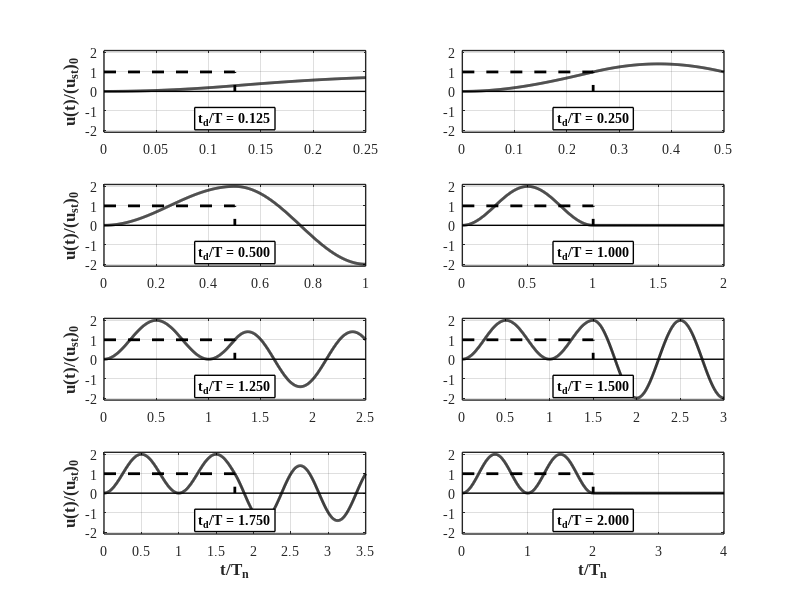

MATLAB code for this plot:
%% Figure 4-2: Response of an undamped SDOF under rectangular dynamic load

clear; close all; clc
%%
ii = 0;
for r = [1/8, 1/4, 1/2, 1, 1.25, 1.5, 1.75, 2]
    ii = ii+1;
T  = 1.0;
w  = 2*pi/T;
td = T*r;
p0 = 1;
k  = 1;
%
n  = 1000;
t  = linspace(0,2*td,n);
%%
    for i=1:n
        if t(i) <= td
            v(i)=(p0/k)*(1-cos(w*t(i)));
        else
            arg1=(1-cos(w*td))*cos(w*(t(i)-td));
            arg2=sin(w*td)*sin(w*(t(i)-td));
            v(i) = (p0/k)*(arg1+arg2);
        end
    end


figure(1)
set(figure(1), 'Position', [100   100   800   600])
subplot(4,2,ii); grid on; hold on; box on
    plot(t,v,'LineWidth',2,'Color',[0 0 0]);
    line([0 r r],[1 1 0],'LineWidth',2,'linestyle','--','Color',[0 0 0]);
    line([0 2*td],[0 0],'LineWidth',1,'linestyle','-','Color',[0 0 0]);

    ylim([-2.1 2.1])
    X=xlim; Y=ylim;
    text(X(2)/2,1*Y(1)/1.5,['t_d/T = ',num2str(r,'%1.3f')],...
        'HorizontalAlignment','center','fontsize',10,...
        'fontname','Times New Roman','FontWeight','Bold',...
        'EdgeColor','k','BackgroundColor','w','LineWidth',1)

    set(gca, 'LineWidth',1, 'FontWeight','normal', 'FontName','Times New Roman', 'FontSize',10)               
%     xlabel('Time (s)', 'fontsize',12, 'fontname','Times New Roman','FontWeight','Bold')
%     ylabel('Displacement or Amplification', 'fontsize',12, 'fontname','Times New Roman','FontWeight','Bold')

end
%%
for subp = 7:8
    subplot(4,2,subp)
    xlabel('t/T_n', 'fontsize',12, 'fontname','Times New Roman','FontWeight','Bold')
end


for subp = 1:2:8
        subplot(4,2,subp)

    ylabel('u(t)/(u_{st})_0', 'fontsize',12, 'fontname','Times New Roman','FontWeight','Bold')
end





%%

print('FIG_4_2','-dpng')
